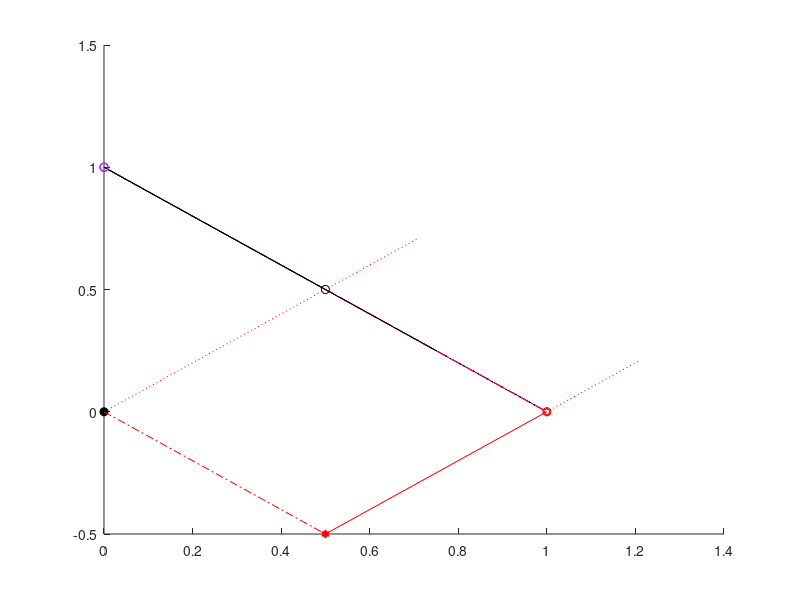

The MATLAB script that drew this image: (Note: this script raises an error after producing the figure.)

clc;

A = [1 0 0]';
B = [0 1 0]';
C = [0 1 1]';

pnt = [0.5, -0.5, 0.5]'; 

V = [A'; B'; C';];
F = [1 2 3;];

v1 = B-A;
v2 = C-B;

x0 = A(1);
y0 = A(2);
z0 = A(3);

A0 = [x0; y0; z0];

n = cross(v1, v2)/norm(cross(v1, v2));
N = cross(v1, v2);

Op = n'*A0*n;
%pnt_p = ((n'*A0 - pnt)'*n)*n
pnt_p = (pnt - (dot(pnt,n)/norm(n)^2)*n);
%pnt_p2 = pnt - pnt*n.*n

[P,Q] = meshgrid(0:0.1:1); % Provide a gridwork (you choose the size)
X = x0+v1(1,1)*P+v2(1,1)*Q; % Compute the corresponding cartesian coordinates
Y = y0+v1(2,1)*P+v2(2,1)*Q; %   using the two vectors in w
Z = z0+v1(3,1)*P+v2(3,1)*Q;
%figure()z
%surf(X,Y,Z)


l_pp = B;
l_mm = A;
r = pnt;

r_p = l_pp;
r_m = l_mm;

rho_p = r_p - n*(n'*r_p);
rho_m = r_m - n*(n'*r_m);

rho = r - n*(n'*r);

l = (rho_p-rho_m)/norm(rho_p-rho_m);

u = cross(l, n);

l_p = (rho_p-rho)'*l
l_m = (rho_m-rho)'*l

%P0 = (rho_p-rho)-l_p*l

d = -n'*(r-l_mm)*n;


figure();
FC = [1 1 1];
hold on;
plot3(0, 0, 0, 'ok', 'MarkerFaceColor', 'k')
plot3(A(1), A(2), A(3), 'or')
%plot3(Aq(1), Aq(2), Aq(3), 'or', 'MarkerFaceColor', 'r')

plot3(B(1), B(2), B(3), 'ob')
%plot3(Bq(1), Bq(2), Bq(3), 'ob', 'MarkerFaceColor', 'b')

plot3(C(1), C(2), C(3), 'om')
%plot3(Cq(1), Cq(2), Cq(3), 'om', 'MarkerFaceColor', 'm')

%plot3(P1(1), P1(2), P1(3), 'ok')
%plot3(Pq(1), Pq(2), Pq(3), 'ok', 'MarkerFaceColor', 'k')

%plot3([A(1), n(1)+A(1)], [A(2), n(2)+A(2)], [A(3), n(3)+A(3)], 'r')
plot3(Op(1), Op(2), Op(3), 'ok', 'MarkerFaceColor', 'none')
plot3(pnt(1), pnt(2), pnt(3), 'r', 'Marker', 'hexagram', 'MarkerFaceColor', 'r')
plot3(pnt_p(1)+Op, pnt_p(2)+Op, pnt_p(3)+Op, 'r', 'Marker', 'hexagram', 'MarkerFaceColor', 'none')

plot3([0, n(1)], [0, n(2)], [0, n(3)], ':r')
plot3([pnt(1), n(1)+pnt(1)], [pnt(2), n(2)+pnt(2)], [pnt(3), n(3)+pnt(3)], ':r')

plot3([Op(1), rho_p(1)+Op(1)], [Op(2), rho_p(2)+Op(2)], [Op(3), rho_p(3)+Op(3)], ':b')
plot3([Op(1), rho_m(1)+Op(1)], [Op(2), rho_m(2)+Op(2)], [Op(3), rho_m(3)+Op(3)], '--b')

plot3([l_mm(1), l_pp(1)], [l_mm(2), l_pp(2)], [l_mm(3), l_pp(3)], '-.m', LineWidth=1.5)

plot3([0, r(1)], [0, r(2)], [0, r(3)], '-.r')
plot3([Op(1), rho(1)+Op(1)], [Op(2), rho(2)+Op(2)], [Op(3), rho(3)+Op(3)], '-.r')

%plot3([pnt_p(1), d(1)+pnt_p(1)], [pnt_p(2), d(2)+pnt_p(2)], [pnt_p(3), d(3)+pnt_p(3)], '-.k')
plot3([r(1), d(1)+r(1)], [r(2), d(2)+r(2)], [r(3), d(3)+r(3)], '-.k')

patch('Faces',F,'Vertices',V, 'FaceColor', FC)

surf(X,Y,Z, FaceAlpha=0.3, FaceColor="none", EdgeColor="k", LineStyle=":")
%shading flat
%legend("A", "A'", "B", "B'", "C", "C'")
legend("O", "A", "B", "C", "O'")

%set(gca, 'XAxisLocation', 'origin', 'YAxisLocation', 'origin')

axis equal
%axis vis3d
%axis padded
grid on;
grid minor;
xlabel('x')
ylabel('y')
zlabel('z')
